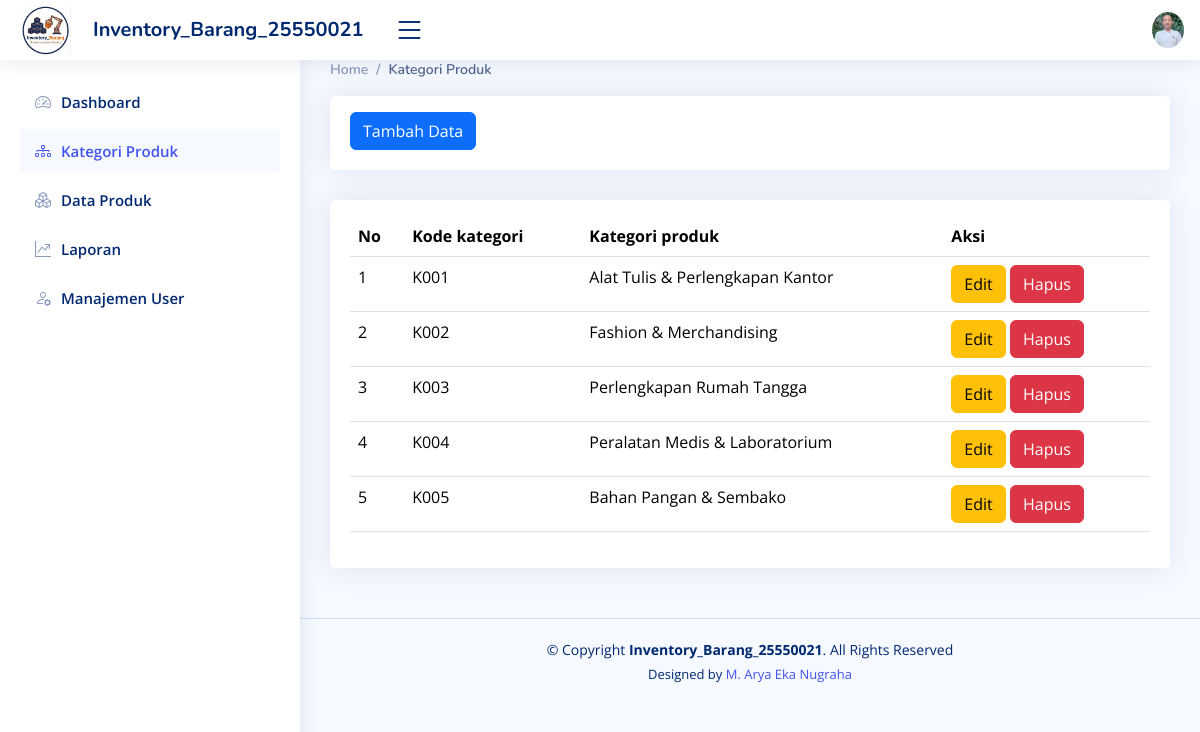
The page /kategori_produk.php (signed in) on the database its author committed.
### tables this page shows
CREATE TABLE `categories` (
  `id` int(11) NOT NULL,
  `kd_kat` varchar(50) NOT NULL,
  `category_name` varchar(100) NOT NULL
);

### kategori_produk.php (the view, shortened to what this page needs)
<!DOCTYPE html>
<html lang="en">
<head>
<link href="assets/vendor/bootstrap/css/bootstrap.min.css" rel="stylesheet">
<link href="assets/vendor/bootstrap-icons/bootstrap-icons.css" rel="stylesheet">
<link href="assets/vendor/boxicons/css/boxicons.min.css" rel="stylesheet">
<link href="assets/vendor/quill/quill.snow.css" rel="stylesheet">
<link href="assets/vendor/quill/quill.bubble.css" rel="stylesheet">
<link href="assets/vendor/remixicon/remixicon.css" rel="stylesheet">
<link href="assets/vendor/simple-datatables/style.css" rel="stylesheet">
<link href="assets/css/style.css" rel="stylesheet">
</head>
<body>
<header id="header" class="header fixed-top d-flex align-items-center">
    <div class="d-flex align-items-center justify-content-between">
    <a href="index.php" class="logo d-flex align-items-center me-auto me-lg-0" style="max-width: none; width: auto;">
        <img src="assets/img/logo Inventory_Barang.png" alt="Logo" style="max-height: 50px;">
        <span class="d-none d-lg-block fs-5 ms-2" style="font-size: 24px; padding-left: 8px; white-space: nowrap;">Inventory_Barang_25550021</span>
    </a>
    <i class="bi bi-list toggle-sidebar-btn" style="margin-left: 20px;"></i>
    </div>
    <nav class="header-nav ms-auto">
    <ul class="d-flex align-items-center">
        <li class="nav-item dropdown pe-3">
        <a class="nav-link nav-profile d-flex align-items-center pe-0" href="#" data-bs-toggle="dropdown">
            <img src="assets/img/Profile-Arya.jpg" alt="Profile" class="rounded-circle">
        </a>
        </li>
    </ul>
    </nav>
</header>
<aside id="sidebar" class="sidebar">
    <?php
  $current_page = basename($_SERVER['PHP_SELF']);
?>
    <ul class="sidebar-nav" id="sidebar-nav">
    <li class="nav-item">
        <a class="nav-link <?php echo ($current_page == 'index.php') ? '' : 'collapsed'; ?>" href="index.php">
            <i class="bi bi-speedometer2"></i>
        <span>Dashboard</span>
        </a>
    </li>
    <li class="nav-item">
        <a class="nav-link <?php echo ($current_page == 'kategori_produk.php') ? '' : 'collapsed'; ?>" href="kategori_produk.php">
        <i class="bi bi-diagram-3"></i>
        <span>Kategori Produk</span>
        </a>
    </li>
        <li class="nav-item">
        <a class="nav-link <?php echo ($current_page == 'produk.php') ? '' : 'collapsed'; ?>" href="produk.php">
        <i class="bi bi-boxes"></i>
        <span>Data Produk</span>
        </a>
    </li>
        <li class="nav-item">
        <a class="nav-link <?php echo ($current_page == 'laporan.php') ? '' : 'collapsed'; ?>" href="laporan.php">
        <i class="bi bi-graph-up-arrow"></i>
        <span>Laporan</span>
        </a>
    </li>
        <li class="nav-item">
        <a class="nav-link <?php echo ($current_page == 'users.php') ? '' : 'collapsed'; ?>" href="users.php">
        <i class="bi bi-person-gear"></i>
        <span>Manajemen User</span>
        </a>
    </li>
    </ul>
</aside>
<main id="main" class="main" style="margin-top: 10px;">
    <div class="pagetitle">
    <h1>Kategori Produk</h1>
    <nav>
        <ol class="breadcrumb">
        <li class="breadcrumb-item"><a href="index.php">Home</a></li>
        <li class="breadcrumb-item active">Kategori Produk</li>
        </ol>
    </nav>
    </div>
    <div class="row">
        <div class="col-lg-12">
          <div class="card">
            <div class="card-body mt-3">
            <a href="t_kat.php" class="btn btn-primary">Tambah Data</a>
        </div>
          </div>
        </div>
    </div>
    <section class="section">
    <div class="row">
        <div class="col-lg-12">
        <div class="card">
            <div class="card-body mt-3">
            <table class="table datatable">
                <thead>
                  <tr>
                    <th scope="col">No</th>
                    <th scope="col">Kode kategori</th>
                    <th scope="col">Kategori produk</th>
                    <th scope="col">Aksi</th>
                  </tr>
                </thead>
                <tbody>
              <?php
              include "koneksi.php";
              $no = 1;
              $sql = mysqli_query($conn, "SELECT * FROM categories");
              while ($data = mysqli_fetch_array($sql)) {
              ?>
                <tr>
                  <td><?php echo $no++; ?></td>
                  <td><?php echo $data['kd_kat']; ?></td>
                  <td><?php echo $data['category_name']; ?></td>
                  <td>
                    <a href="e_kat.php?id=<?php echo $data['id']; ?>" class="btn btn-warning">Edit</a>
                    <a href="h_kat.php?id=<?php echo $data['id']; ?>" class="btn btn-danger" onclick="return confirm('Apakah Anda Yakin Ingin Menghapus Data?')">Hapus</a>
                  </td>
                </tr>
              <?php } ?>
            </tbody>
            </table>
            </div>
        </div>
        </div>
    </div>
    </section>
</main>
<footer id="footer" class="footer">
    <div class="copyright">
    &copy; Copyright <strong><span>Inventory_Barang_25550021</span></strong>. All Rights Reserved
    </div>
    <div class="credits">
    Designed by <a href="https://instagram.com/aragsbshs/" target="_blank">M. Arya Eka Nugraha</a>
    </div>
</footer>
</body>
</html>

### assets/css/style.css (style rules this page uses)
:root { scroll-behavior: smooth; }
body { font-family: "Open Sans", sans-serif; background: #f6f9ff; color: #444444; }
a { color: #4154f1; text-decoration: none; }
h1, h2, h3, h4, h5, h6 { font-family: "Nunito", sans-serif; }
#main { margin-top: 60px; padding: 20px 30px; transition: all 0.3s; }
.pagetitle { margin-bottom: 10px; }
.pagetitle h1 { font-size: 24px; margin-bottom: 0; font-weight: 600; color: #012970; }
.card { margin-bottom: 30px; border: none; border-radius: 5px; box-shadow: 0px 0 30px rgba(1, 41, 112, 0.1); }
.card-body { padding: 0 20px 20px 20px; }
.breadcrumb { font-size: 14px; font-family: "Nunito", sans-serif; color: #899bbd; font-weight: 600; }
.breadcrumb a { color: #899bbd; transition: 0.3s; }
.breadcrumb .breadcrumb-item::before { color: #899bbd; }
.breadcrumb .active { color: #51678f; font-weight: 600; }
.logo { line-height: 1; }
@media (min-width: 1200px) { .logo { width: 280px; } }
.logo img { max-height: 26px; margin-right: 6px; }
.logo span { font-size: 26px; font-weight: 700; color: #012970; font-family: "Nunito", sans-serif; }
.header { transition: all 0.5s; z-index: 997; height: 60px; box-shadow: 0px 2px 20px rgba(1, 41, 112, 0.1); background-color: #fff; padding-left: 20px; }
.header .toggle-sidebar-btn { font-size: 32px; padding-left: 10px; cursor: pointer; color: #012970; }
.header-nav ul { list-style: none; }
.header-nav>ul { margin: 0; padding: 0; }
.header-nav .nav-profile { color: #012970; }
.header-nav .nav-profile img { max-height: 36px; }
.sidebar { position: fixed; top: 60px; left: 0; bottom: 0; width: 300px; z-index: 996; transition: all 0.3s; padding: 20px; overflow-y: auto; scrollbar-width: thin; scrollbar-color: #aab7cf transparent; box-shadow: 0px 0px 20px rgba(1, 41, 112, 0.1); background-color: #fff; }
@media (min-width: 1200px) { #main, #footer { margin-left: 300px; } }
.sidebar-nav { padding: 0; margin: 0; list-style: none; }
.sidebar-nav li { padding: 0; margin: 0; list-style: none; }
.sidebar-nav .nav-item { margin-bottom: 5px; }
.sidebar-nav .nav-link { display: flex; align-items: center; font-size: 15px; font-weight: 600; color: #4154f1; transition: 0.3; background: #f6f9ff; padding: 10px 15px; border-radius: 4px; }
.sidebar-nav .nav-link i { font-size: 16px; margin-right: 10px; color: #4154f1; }
.sidebar-nav .nav-link.collapsed { color: #012970; background: #fff; }
.sidebar-nav .nav-link.collapsed i { color: #899bbd; }
.footer { padding: 20px 0; font-size: 14px; transition: all 0.3s; border-top: 1px solid #cddfff; }
.footer .copyright { text-align: center; color: #012970; }
.footer .credits { padding-top: 5px; text-align: center; font-size: 13px; color: #012970; }

### rows shown on the page
categories: kd_kat "K001", category_name "Alat Tulis & Perlengkapan Kantor"
categories: kd_kat "K002", category_name "Fashion & Merchandising"
categories: kd_kat "K003", category_name "Perlengkapan Rumah Tangga"
categories: kd_kat "K004", category_name "Peralatan Medis & Laboratorium"
categories: kd_kat "K005", category_name "Bahan Pangan & Sembako"
